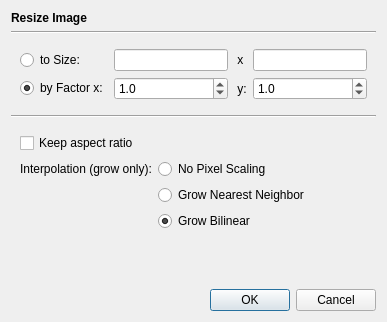
<?xml version="1.0" encoding="UTF-8"?>
<ui version="4.0">
 <class>OpResizeDialog</class>
 <widget class="QDialog" name="OpResizeDialog">
  <property name="geometry">
   <rect>
    <x>0</x>
    <y>0</y>
    <width>387</width>
    <height>322</height>
   </rect>
  </property>
  <property name="windowTitle">
   <string>Dialog</string>
  </property>
  <layout class="QVBoxLayout" name="verticalLayout">
   <item>
    <widget class="QLabel" name="label">
     <property name="font">
      <font>
       <bold>true</bold>
      </font>
     </property>
     <property name="text">
      <string>Resize Image</string>
     </property>
    </widget>
   </item>
   <item>
    <widget class="Line" name="line">
     <property name="orientation">
      <enum>Qt::Horizontal</enum>
     </property>
    </widget>
   </item>
   <item>
    <widget class="QWidget" name="widget" native="true">
     <layout class="QGridLayout" name="gridLayout">
      <item row="1" column="0">
       <widget class="QRadioButton" name="factorButton">
        <property name="text">
         <string>by Factor x:</string>
        </property>
        <property name="checked">
         <bool>true</bool>
        </property>
        <attribute name="buttonGroup">
         <string notr="true">buttonGroup</string>
        </attribute>
       </widget>
      </item>
      <item row="1" column="2">
       <widget class="QLabel" name="label_4">
        <property name="text">
         <string> y:</string>
        </property>
       </widget>
      </item>
      <item row="0" column="2">
       <widget class="QLabel" name="label_5">
        <property name="text">
         <string> x </string>
        </property>
       </widget>
      </item>
      <item row="0" column="3">
       <widget class="QLineEdit" name="heightField"/>
      </item>
      <item row="1" column="1">
       <widget class="QDoubleSpinBox" name="xFactorSpinner">
        <property name="decimals">
         <number>1</number>
        </property>
        <property name="minimum">
         <double>0.100000000000000</double>
        </property>
        <property name="maximum">
         <double>5.000000000000000</double>
        </property>
        <property name="singleStep">
         <double>0.100000000000000</double>
        </property>
        <property name="value">
         <double>1.000000000000000</double>
        </property>
       </widget>
      </item>
      <item row="0" column="1">
       <widget class="QLineEdit" name="widthField"/>
      </item>
      <item row="1" column="3">
       <widget class="QDoubleSpinBox" name="yFactorSpinner">
        <property name="decimals">
         <number>1</number>
        </property>
        <property name="minimum">
         <double>0.100000000000000</double>
        </property>
        <property name="maximum">
         <double>5.000000000000000</double>
        </property>
        <property name="singleStep">
         <double>0.100000000000000</double>
        </property>
        <property name="value">
         <double>1.000000000000000</double>
        </property>
       </widget>
      </item>
      <item row="0" column="0">
       <widget class="QRadioButton" name="sizeButton">
        <property name="text">
         <string>to Size:</string>
        </property>
        <attribute name="buttonGroup">
         <string notr="true">buttonGroup</string>
        </attribute>
       </widget>
      </item>
     </layout>
    </widget>
   </item>
   <item>
    <widget class="Line" name="line_2">
     <property name="orientation">
      <enum>Qt::Horizontal</enum>
     </property>
    </widget>
   </item>
   <item>
    <widget class="QWidget" name="widget" native="true">
     <layout class="QGridLayout" name="gridLayout_2">
      <property name="leftMargin">
       <number>9</number>
      </property>
      <property name="topMargin">
       <number>9</number>
      </property>
      <property name="rightMargin">
       <number>9</number>
      </property>
      <property name="bottomMargin">
       <number>9</number>
      </property>
      <item row="3" column="1">
       <widget class="QRadioButton" name="bilinearButton">
        <property name="text">
         <string>Grow Bilinear</string>
        </property>
        <property name="checked">
         <bool>true</bool>
        </property>
        <attribute name="buttonGroup">
         <string notr="true">buttonGroup_2</string>
        </attribute>
       </widget>
      </item>
      <item row="1" column="0">
       <widget class="QLabel" name="label_3">
        <property name="sizePolicy">
         <sizepolicy hsizetype="Preferred" vsizetype="Fixed">
          <horstretch>0</horstretch>
          <verstretch>0</verstretch>
         </sizepolicy>
        </property>
        <property name="text">
         <string>Interpolation (grow only):</string>
        </property>
       </widget>
      </item>
      <item row="0" column="0">
       <widget class="QCheckBox" name="keepAspectRatioBox">
        <property name="text">
         <string>Keep aspect ratio</string>
        </property>
       </widget>
      </item>
      <item row="2" column="1">
       <widget class="QRadioButton" name="nearestNeighborButton">
        <property name="sizePolicy">
         <sizepolicy hsizetype="Minimum" vsizetype="Fixed">
          <horstretch>1</horstretch>
          <verstretch>0</verstretch>
         </sizepolicy>
        </property>
        <property name="text">
         <string>Grow Nearest Neighbor</string>
        </property>
        <property name="checked">
         <bool>false</bool>
        </property>
        <attribute name="buttonGroup">
         <string notr="true">buttonGroup_2</string>
        </attribute>
       </widget>
      </item>
      <item row="1" column="1">
       <widget class="QRadioButton" name="noScalingButton">
        <property name="text">
         <string>No Pixel Scaling</string>
        </property>
        <attribute name="buttonGroup">
         <string notr="true">buttonGroup_2</string>
        </attribute>
       </widget>
      </item>
     </layout>
    </widget>
   </item>
   <item>
    <spacer name="verticalSpacer">
     <property name="orientation">
      <enum>Qt::Vertical</enum>
     </property>
     <property name="sizeHint" stdset="0">
      <size>
       <width>20</width>
       <height>40</height>
      </size>
     </property>
    </spacer>
   </item>
   <item>
    <widget class="QDialogButtonBox" name="buttonBox">
     <property name="orientation">
      <enum>Qt::Horizontal</enum>
     </property>
     <property name="standardButtons">
      <set>QDialogButtonBox::Cancel|QDialogButtonBox::Ok</set>
     </property>
    </widget>
   </item>
  </layout>
 </widget>
 <resources/>
 <connections>
  <connection>
   <sender>buttonBox</sender>
   <signal>accepted()</signal>
   <receiver>OpResizeDialog</receiver>
   <slot>accept()</slot>
   <hints>
    <hint type="sourcelabel">
     <x>248</x>
     <y>254</y>
    </hint>
    <hint type="destinationlabel">
     <x>157</x>
     <y>274</y>
    </hint>
   </hints>
  </connection>
  <connection>
   <sender>buttonBox</sender>
   <signal>rejected()</signal>
   <receiver>OpResizeDialog</receiver>
   <slot>reject()</slot>
   <hints>
    <hint type="sourcelabel">
     <x>316</x>
     <y>260</y>
    </hint>
    <hint type="destinationlabel">
     <x>286</x>
     <y>274</y>
    </hint>
   </hints>
  </connection>
 </connections>
 <buttongroups>
  <buttongroup name="buttonGroup_2"/>
  <buttongroup name="buttonGroup"/>
 </buttongroups>
</ui>
